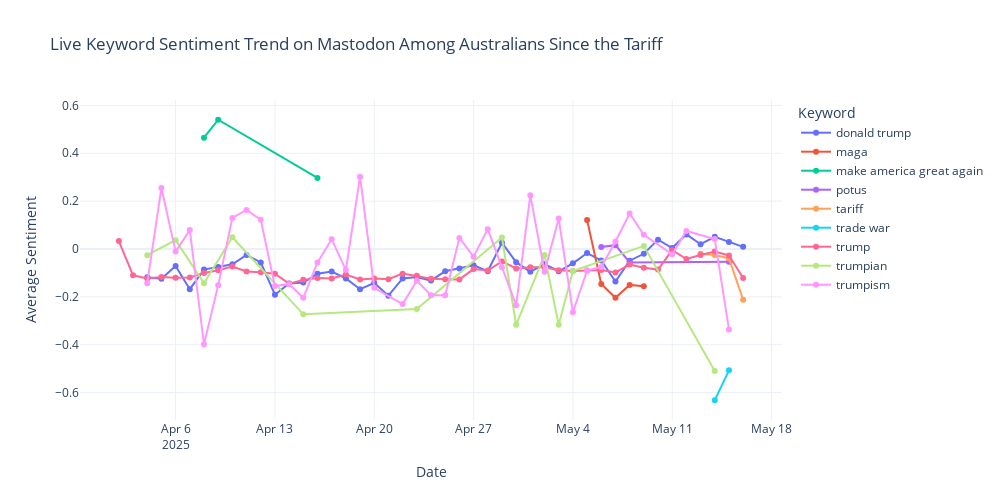

The notebook cell this image was saved under:
### Markdown cell above
## 📈 How Have Australians Felt Based on Trump-Related Keywords on Mastodon Since the Tariff?

### Code cell
df_all = get_keyword_stats_over_time("2025-04-02")
merge_map = {"tariffs": "tariff"}
df_merged = merge_keywords_over_time(df_all, merge_map)
df_filtered = df_merged[df_merged["count"] >= 5]
fig = plot_keyword_sentiment_trend(df_filtered)
fig.show()

### Figure 1 — Plotly figure (JSON) as saved in the notebook; plotly's stock layout.template omitted (floating-point values rounded to 4 significant figures)
{"data": [{"hovertemplate": "Keyword=donald trump<br>Date=%{x}<br>Average Sentiment=%{y}<extra></extra>", "legendgroup": "donald trump", "line": {"color": "#636efa", "dash": "solid"}, "marker": {"symbol": "circle"}, "mode": "lines+markers", "name": "donald trump", "orientation": "v", "showlegend": true, "type": "scatter", "x": ["2025-04-04", "2025-04-05", "2025-04-06", "2025-04-07", "2025-04-08", "2025-04-09", "2025-04-10", "2025-04-11", "2025-04-12", "2025-04-13", "2025-04-14", "2025-04-15", "2025-04-16", "2025-04-17", "2025-04-18", "2025-04-19", "2025-04-20", "2025-04-21", "2025-04-22", "2025-04-23", "2025-04-24", "2025-04-25", "2025-04-26", "2025-04-27", "2025-04-28", "2025-04-29", "2025-04-30", "2025-05-01", "2025-05-02", "2025-05-03", "2025-05-04", "2025-05-05", "2025-05-06", "2025-05-07", "2025-05-08", "2025-05-09", "2025-05-10", "2025-05-11", "2025-05-12", "2025-05-13", "2025-05-14", "2025-05-15", "2025-05-16"], "xaxis": "x", "y": [-0.118, -0.124, -0.071, -0.168, -0.086, -0.075, -0.064, -0.025, -0.056, -0.191, -0.144, -0.14, -0.103, -0.094, -0.123, -0.168, -0.142, -0.195, -0.123, -0.117, -0.132, -0.093, -0.082, -0.068, -0.093, 0.026, -0.055, -0.095, -0.063, -0.093, -0.06, -0.017, -0.048, -0.136, -0.049, -0.02, 0.039, 0.004, 0.061, 0.02, 0.051, 0.029, 0.009], "yaxis": "y"}, {"hovertemplate": "Keyword=maga<br>Date=%{x}<br>Average Sentiment=%{y}<extra></extra>", "legendgroup": "maga", "line": {"color": "#EF553B", "dash": "solid"}, "marker": {"symbol": "circle"}, "mode": "lines+markers", "name": "maga", "orientation": "v", "showlegend": true, "type": "scatter", "x": ["2025-05-05", "2025-05-06", "2025-05-07", "2025-05-08", "2025-05-09"], "xaxis": "x", "y": [0.121, -0.146, -0.204, -0.15, -0.156], "yaxis": "y"}, {"hovertemplate": "Keyword=make america great again<br>Date=%{x}<br>Average Sentiment=%{y}<extra></extra>", "legendgroup": "make america great again", "line": {"color": "#00cc96", "dash": "solid"}, "marker": {"symbol": "circle"}, "mode": "lines+markers", "name": "make america great again", "orientation": "v", "showlegend": true, "type": "scatter", "x": ["2025-04-08", "2025-04-09", "2025-04-16"], "xaxis": "x", "y": [0.465, 0.54, 0.297], "yaxis": "y"}, {"hovertemplate": "Keyword=potus<br>Date=%{x}<br>Average Sentiment=%{y}<extra></extra>", "legendgroup": "potus", "line": {"color": "#ab63fa", "dash": "solid"}, "marker": {"symbol": "circle"}, "mode": "lines+markers", "name": "potus", "orientation": "v", "showlegend": true, "type": "scatter", "x": ["2025-05-06", "2025-05-07", "2025-05-08", "2025-05-15"], "xaxis": "x", "y": [0.008, 0.016, -0.056, -0.053], "yaxis": "y"}, {"hovertemplate": "Keyword=tariff<br>Date=%{x}<br>Average Sentiment=%{y}<extra></extra>", "legendgroup": "tariff", "line": {"color": "#FFA15A", "dash": "solid"}, "marker": {"symbol": "circle"}, "mode": "lines+markers", "name": "tariff", "orientation": "v", "showlegend": true, "type": "scatter", "x": ["2025-05-13", "2025-05-14", "2025-05-15", "2025-05-16"], "xaxis": "x", "y": [-0.01985, -0.02535, -0.03942, -0.2123], "yaxis": "y"}, {"hovertemplate": "Keyword=trade war<br>Date=%{x}<br>Average Sentiment=%{y}<extra></extra>", "legendgroup": "trade war", "line": {"color": "#19d3f3", "dash": "solid"}, "marker": {"symbol": "circle"}, "mode": "lines+markers", "name": "trade war", "orientation": "v", "showlegend": true, "type": "scatter", "x": ["2025-05-14", "2025-05-15"], "xaxis": "x", "y": [-0.632, -0.507], "yaxis": "y"}, {"hovertemplate": "Keyword=trump<br>Date=%{x}<br>Average Sentiment=%{y}<extra></extra>", "legendgroup": "trump", "line": {"color": "#FF6692", "dash": "solid"}, "marker": {"symbol": "circle"}, "mode": "lines+markers", "name": "trump", "orientation": "v", "showlegend": true, "type": "scatter", "x": ["2025-04-02", "2025-04-03", "2025-04-04", "2025-04-05", "2025-04-06", "2025-04-07", "2025-04-08", "2025-04-09", "2025-04-10", "2025-04-11", "2025-04-12", "2025-04-13", "2025-04-14", "2025-04-15", "2025-04-16", "2025-04-17", "2025-04-18", "2025-04-19", "2025-04-20", "2025-04-21", "2025-04-22", "2025-04-23", "2025-04-24", "2025-04-25", "2025-04-26", "2025-04-27", "2025-04-28", "2025-04-29", "2025-04-30", "2025-05-01", "2025-05-02", "2025-05-03", "2025-05-04", "2025-05-05", "2025-05-06", "2025-05-07", "2025-05-08", "2025-05-09", "2025-05-10", "2025-05-11", "2025-05-12", "2025-05-13", "2025-05-14", "2025-05-15", "2025-05-16"], "xaxis": "x", "y": [0.033, -0.11, -0.123, -0.117, -0.12, -0.119, -0.1, -0.089, -0.073, -0.094, -0.097, -0.103, -0.145, -0.129, -0.121, -0.123, -0.107, -0.127, -0.123, -0.126, -0.103, -0.112, -0.124, -0.126, -0.127, -0.084, -0.09, -0.052, -0.081, -0.076, -0.076, -0.089, -0.092, -0.09, -0.088, -0.098, -0.065, -0.078, -0.086, -0.005, -0.042, -0.025, -0.011, -0.027, -0.121], "yaxis": "y"}, {"hovertemplate": "Keyword=trumpian<br>Date=%{x}<br>Average Sentiment=%{y}<extra></extra>", "legendgroup": "trumpian", "line": {"color": "#B6E880", "dash": "solid"}, "marker": {"symbol": "circle"}, "mode": "lines+markers", "name": "trumpian", "orientation": "v", "showlegend": true, "type": "scatter", "x": ["2025-04-04", "2025-04-06", "2025-04-08", "2025-04-10", "2025-04-15", "2025-04-23", "2025-04-29", "2025-04-30", "2025-05-02", "2025-05-03", "2025-05-04", "2025-05-09", "2025-05-14"], "xaxis": "x", "y": [-0.026, 0.037, -0.143, 0.049, -0.273, -0.251, 0.048, -0.317, -0.025, -0.317, -0.092, 0.013, -0.51], "yaxis": "y"}, {"hovertemplate": "Keyword=trumpism<br>Date=%{x}<br>Average Sentiment=%{y}<extra></extra>", "legendgroup": "trumpism", "line": {"color": "#FF97FF", "dash": "solid"}, "marker": {"symbol": "circle"}, "mode": "lines+markers", "name": "trumpism", "orientation": "v", "showlegend": true, "type": "scatter", "x": ["2025-04-04", "2025-04-05", "2025-04-06", "2025-04-07", "2025-04-08", "2025-04-09", "2025-04-10", "2025-04-11", "2025-04-12", "2025-04-13", "2025-04-14", "2025-04-15", "2025-04-16", "2025-04-17", "2025-04-18", "2025-04-19", "2025-04-20", "2025-04-22", "2025-04-23", "2025-04-24", "2025-04-25", "2025-04-26", "2025-04-27", "2025-04-28", "2025-04-29", "2025-04-30", "2025-05-01", "2025-05-02", "2025-05-03", "2025-05-04", "2025-05-05", "2025-05-06", "2025-05-07", "2025-05-08", "2025-05-09", "2025-05-11", "2025-05-12", "2025-05-14", "2025-05-15"], "xaxis": "x", "y": [-0.143, 0.255, -0.011, 0.079, -0.398, -0.152, 0.13, 0.163, 0.122, -0.155, -0.147, -0.204, -0.056, 0.041, -0.088, 0.302, -0.162, -0.23, -0.133, -0.193, -0.193, 0.046, -0.032, 0.083, -0.076, -0.235, 0.225, -0.095, 0.127, -0.264, -0.09, -0.075, 0.031, 0.148, 0.059, -0.022, 0.075, 0.042, -0.336], "yaxis": "y"}], "layout": {"height": 500, "hovermode": "x unified", "legend": {"title": {"text": "Keyword"}, "tracegroupgap": 0}, "title": {"text": "Live Keyword Sentiment Trend on Mastodon Among Australians Since the Tariff"}, "width": 1000, "xaxis": {"anchor": "y", "autorange": true, "domain": [0, 1], "range": ["2025-03-30 06:09:40.9291", "2025-05-18 17:50:19.0709"], "title": {"text": "Date"}, "type": "date"}, "yaxis": {"anchor": "x", "autorange": true, "domain": [0, 1], "range": [-0.7145, 0.6225], "title": {"text": "Average Sentiment"}, "type": "linear"}}}
